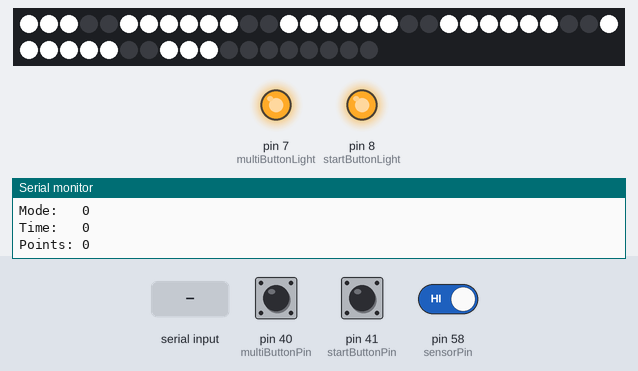
A sketch run on a simulated Arduino Mega 2560, built with avr-gcc and run on an emulated ATmega2560. Shown: 48 RGB LEDs in strip order, left to right, continuing on the next row, output pins drawn as LEDs (lit = HIGH), the last lines printed to the serial monitor. The inputs (shaded band) are chosen by the test bench; at power-on: pin 41 (startButtonPin) HIGH, pin 40 (multiButtonPin) HIGH, pin 58 (sensorPin) HIGH.

Above: at 1.2 s.
1.3 s: pin 41 (startButtonPin) pulled LOW for 0.15 s
At 1.38 s:
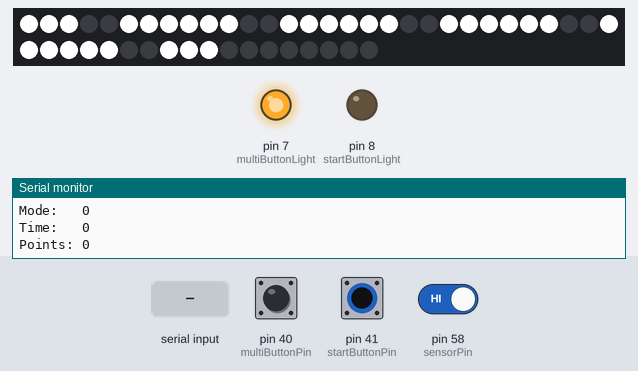
2.9 s: pin 40 (multiButtonPin) pulled LOW for 0.15 s
At 2.98 s:
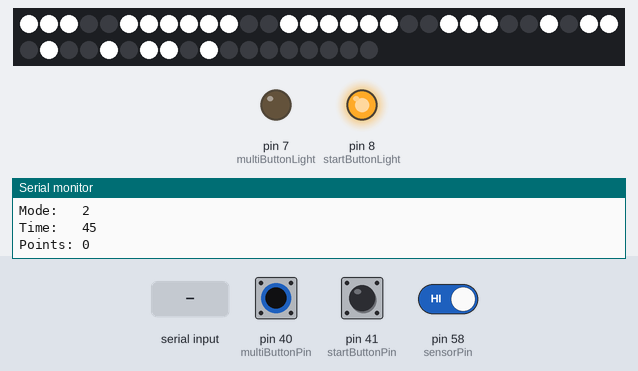
4.5 s: "P" received over Serial
At 5.0 s:
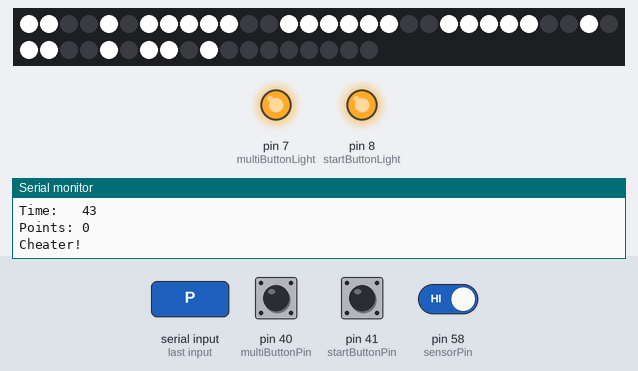
6.9 s: "S" received over Serial
At 8.7 s:
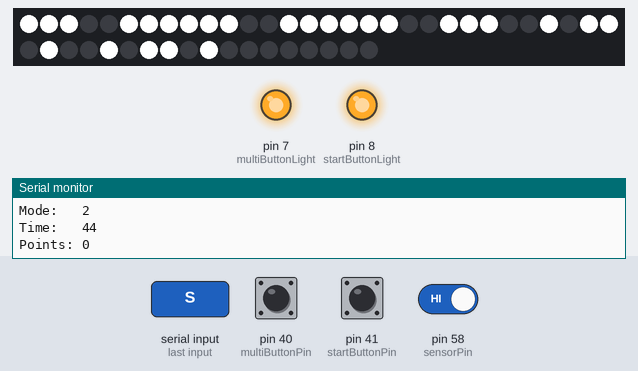
9.9 s: pin 40 (multiButtonPin) pulled LOW for 1 s
At 10.7 s:
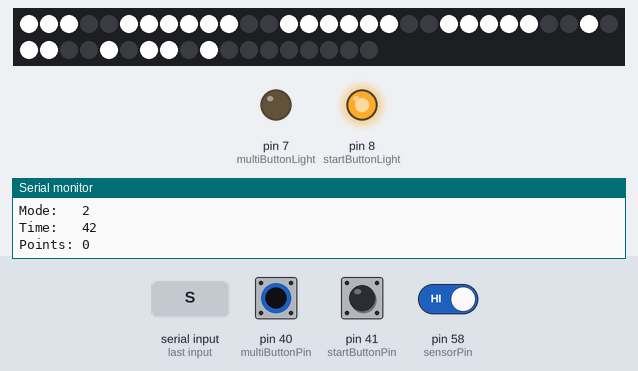
12.4 s: pin 41 (startButtonPin) pulled LOW for 1 s
At 14.3 s:
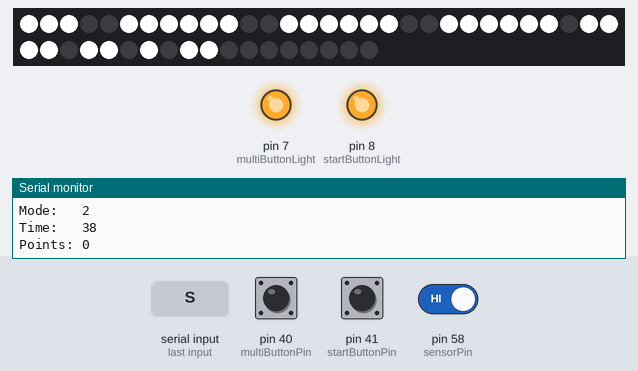
Timing chart, 0 to 15.8 s (numbered marks = the images above; inputs shaded):
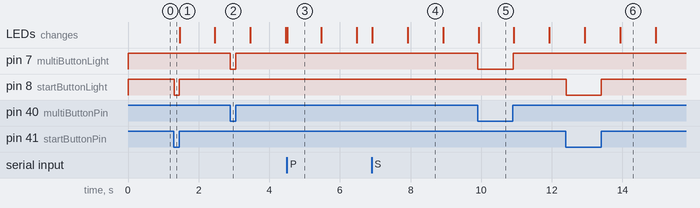

Measured:
- after the input at 1.3 s, pin 8 (startButtonLight): HIGH → LOW at once, → HIGH 0.15 s later
- after the input at 2.9 s, pin 7 (multiButtonLight): HIGH → LOW at once, → HIGH 0.16 s later
- after the input at 9.9 s, pin 7 (multiButtonLight): HIGH → LOW at once, → HIGH 0.99 s later
- after the input at 12.4 s, pin 8 (startButtonLight): HIGH → LOW at once, → HIGH 0.99 s later

The sketch:

PopShotOriginal.ino
```cpp
#include "Adafruit_TLC5947.h"

// How many boards do you have chained?
#define NUM_TLC5974 2

#define clock   45
#define data    46
#define latch   47

//// Test config for plain Arduino:
//#define clock   4
//#define data    5
//#define latch   6

Adafruit_TLC5947 tlc = Adafruit_TLC5947(NUM_TLC5974, clock, data, latch);

int number = 0;
int timeTens, timeOnes, pointsHundies, pointsTens, pointsOnes;
int time = 0;
int startTime = 45;
int points = 0;
int currTimeMillis, timeMillis, prevTimeMillis;
int prevDebugMillis;
int sensorOnMillis, shotStartMillis;
int scoreMillis, prevScoreMillis;
int startButton, prevStartButton, multiButton, prevMultiButton, sensor, prevSensor;
int timeBetweenShots = 300;

char serialInput;


int mode = 0; //0 = waiting, 1= start button pressed, 2 = playing, 3 = game over, 4 = you have pressed MULTI, 5 = someone else has pressed MULTI,
//6 = you and someone else have pressed multi, 7 = you have released multi but someone else is still holding it
//8 = you are the last one holding multi 9 = tester mode

int ON = 4095;
int OFF = 0;

int numbers[10][7] = {
  {ON, ON, ON, ON, ON, ON, OFF}, //zero
  {OFF, ON, ON, OFF, OFF, OFF, OFF}, //one
  {ON, ON, OFF, ON, ON, OFF, ON}, //two
  {ON, ON, ON, ON, OFF, OFF, ON}, //three
  {OFF, ON, ON, OFF, OFF, ON, ON}, //four
  {ON, OFF, ON, ON, OFF, ON, ON}, //five
  {ON, OFF, ON, ON, ON, ON, ON}, //six
  {ON, ON, ON, OFF, OFF, OFF, OFF}, //seven
  {ON, ON, ON, ON, ON, ON, ON}, //eight
  {ON, ON, ON, OFF, OFF, ON, ON} //niner
};


//int numbers[10][7] = {{1,1,1,1,1,1,0},//zero
//                      {0,1,1,0,0,0,0},//one
//                      {1,1,0,1,1,0,1},//two
//                      {1,1,1,1,0,0,1},//three
//                      {0,1,1,0,0,1,1},//four
//                      {1,0,1,1,0,1,1},//five
//                      {1,0,1,1,1,1,1},//six
//                      {1,1,1,0,0,0,0},//seven
//                      {1,1,1,1,1,1,1},//eight
//                      {1,1,1,0,0,1,1}};//niner


// Hoop 4
 int displaySet = 0; // Hoop 4 = 0, Hoop 3 = 1, Hoop 2 = 2, Hoop 1 = 3;
 int startButtonPin = 41;//NOTE THIS IS LOW=TRUE
 int startButtonLight = 8;
 int multiButtonPin = 40;//NOTE THIS IS LOW=TRUE
 int multiButtonLight = 7;
 int sensorPin = 58; //HOOOOOOOOOOP

// Hoop 3
//int displaySet = 1;
//int startButtonPin = 38;
//int startButtonLight = 6;
//int multiButtonPin = 37;
//int multiButtonLight = 9;
//int sensorPin = 59;

// Hoop 2
// int displaySet = 2;
// int startButtonPin = 9999;
// int startButtonLight = 9999;
// int multiButtonPin = 9999;
// int multiButtonLight = 9999;
// int sensorPin = 57;

//// Test config for plain Arduino:
//int startButtonPin = 8;
//int startButtonLight = 13;
//int multiButtonPin = -1;
//int multiButtonLight = -1;
//int sensorPin = 9;


// Seven Segment Display Pins
int segA = 6;
int segB = 7;
int segC = 2;
int segD = 1;
int segE = 0;
int segF = 5;
int segG = 4;
int segDot = -1; // Dot not used

int pinsPerDisplaySet = 8*6;
int offset = displaySet * pinsPerDisplaySet;

// Digit 5 // Timer digit 2 // Tens
int t1a = segA + (8 * 4) + offset; int t1b = segB + (8 * 4) + offset; int t1c = segC + (8 * 4) + offset; int t1d = segD + (8 * 4) + offset; int t1e =  segE + (8 * 4) + offset; int t1f = segF + (8 * 4) + offset; int t1g = segG + (8 * 4) + offset; //time tens

// Digit 4 // Timer digit 1 // Ones
int t2a = segA + (8 * 3) + offset; int t2b = segB + (8 * 3) + offset; int t2c = segC + (8 * 3) + offset; int t2d = segD + (8 * 3) + offset; int t2e = segE + (8 * 3) + offset; int t2f = segF + (8 * 3) + offset; int t2g = segG + (8 * 3) + offset; //time ones

// Digit 3 // Points digit 3 // Hundies
int p1a = segA + (8 * 2) + offset; int p1b = segB + (8 * 2) + offset; int p1c = segC + (8 * 2) + offset; int p1d = segD + (8 * 2) + offset; int p1e = segE + (8 * 2) + offset; int p1f = segF + (8 * 2) + offset; int p1g = segG + (8 * 2) + offset; //points hundies

// Digit 2 // Points digit 2 // Tens
int p2a = segA + (8 * 1) + offset; int p2b = segB + (8 * 1) + offset; int p2c = segC + (8 * 1) + offset; int p2d = segD + (8 * 1) + offset; int p2e = segE + (8 * 1) + offset; int p2f = segF + (8 * 1) + offset; int p2g = segG + (8 * 1) + offset; //points tens

// Digit 1 // Points digit 1 // Ones
int p3a = segA + (8 * 0) + offset; int p3b = segB + (8 * 0) + offset; int p3c = segC + (8 * 0) + offset; int p3d = segD + (8 * 0) + offset; int p3e = segE + (8 * 0) + offset; int p3f = segF + (8 * 0) + offset; int p3g = segG + (8 * 0) + offset; //points ones


void setup() {
  Serial.begin(9600);
  Serial.println("Setting Up");
  tlc.begin();

  pinMode(startButtonPin, INPUT_PULLUP); pinMode(multiButtonPin, INPUT_PULLUP); pinMode(sensorPin, INPUT);
  pinMode(startButtonLight, OUTPUT); pinMode(multiButtonLight, OUTPUT);

  digitalWrite(startButtonLight, HIGH);
  digitalWrite(multiButtonLight, HIGH);

  //pinMode(t1a, OUTPUT);pinMode(t1b, OUTPUT);pinMode(t1c, OUTPUT);pinMode(t1d, OUTPUT);pinMode(t1e, OUTPUT);pinMode(t1f, OUTPUT);pinMode(t1g, OUTPUT);
  //pinMode(t2a, OUTPUT);pinMode(t2b, OUTPUT);pinMode(t2c, OUTPUT);pinMode(t2d, OUTPUT);pinMode(t2e, OUTPUT);pinMode(t2f, OUTPUT);pinMode(t2g, OUTPUT);
  //pinMode(p1a, OUTPUT);pinMode(p1b, OUTPUT);pinMode(p1c, OUTPUT);pinMode(p1d, OUTPUT);pinMode(p1e, OUTPUT);pinMode(p1f, OUTPUT);pinMode(p1g, OUTPUT);
  //pinMode(p2a, OUTPUT);pinMode(p2b, OUTPUT);pinMode(p2c, OUTPUT);pinMode(p2d, OUTPUT);pinMode(p2e, OUTPUT);pinMode(p2f, OUTPUT);pinMode(p2g, OUTPUT);
  //pinMode(p3a, OUTPUT);pinMode(p3b, OUTPUT);pinMode(p3c, OUTPUT);pinMode(p3d, OUTPUT);pinMode(p3e, OUTPUT);pinMode(p3f, OUTPUT);pinMode(p3g, OUTPUT);

}

void loop() {
  currTimeMillis = millis();
  startButton = digitalRead(startButtonPin);
  multiButton = digitalRead(multiButtonPin);
  sensor = digitalRead(sensorPin);

  digitalWrite(startButtonLight, startButton);
  digitalWrite(multiButtonLight, multiButton);

  readSerial();

  ///////WAITING
  if (mode == 0) {
    if (startButton == 0) {
      prevTimeMillis = currTimeMillis;
      mode = 1;
    }
  }

  //////START BUTTON PRESSED
  if (mode == 1) {
    if (startButton == 1) {
      if ((currTimeMillis - prevTimeMillis) > 100) { ///have this on every change of state that involves a button in order to debounce
        mode = 2;
        points = 0;
        prevScoreMillis = currTimeMillis;
        prevTimeMillis = currTimeMillis;
        time = startTime;
      }
    }
  }

  ///////////////PLAYING
  if (mode == 2) {
    if (sensor == LOW && prevSensor == HIGH) {
      shotStartMillis = currTimeMillis;
      prevSensor = LOW;
    }
    if (sensor == HIGH && prevSensor == LOW) {
      sensorOnMillis = currTimeMillis - shotStartMillis;
      Serial.print("+ Sensor on time: "); Serial.println(sensorOnMillis);
      if (sensorOnMillis > 20 && sensorOnMillis < 300) { // Look like a ball passing or noise?
        if (currTimeMillis - prevScoreMillis > 400) { // How fast can consecutive shots be realistically?
          Serial.println("+ Score!");
          Serial.print("+ Time since last shot: "); Serial.println(currTimeMillis - prevScoreMillis);
          if (time > 10) {
            // Two pointer
            points += 2;
          } else {
            // Three pointers for last 10 seconds
            points += 3;
          }
          prevScoreMillis = currTimeMillis;
        } else {
          // Serial.print("- Ignoring shot, too soon since last one");
        }
      } else {
        // Serial.println("- Ignoring shot, didn't look like a ball (probably net or noise)");
      }
      prevSensor = HIGH;
    }

  //  ///////////////PLAYING
  //  if (mode == 2) {
  //    if (sensor != prevSensor) {
  //      if (sensor == 1) {
  //        scoreMillis = currTimeMillis;
  //        if ((scoreMillis - prevScoreMillis) > 500) {
  //          prevScoreMillis = scoreMillis;
  //          if (time > 10) {
  //            points += 2;
  //          } else {
  //            points += 3;
  //          }
  //        }
  //      }
  //    }


  if ((currTimeMillis - prevTimeMillis) > 1000) {
    prevTimeMillis = currTimeMillis;
    if (time > 1) {
      time -= 1;
    } else {
      time = 0;
      mode = 3;
    }
  }
}


///////////////GAME OVER
if (mode == 3) {
  if ((currTimeMillis - prevTimeMillis) > 1000) {
    prevTimeMillis = currTimeMillis;
    mode = 0;
  }
}


if (mode != 9) {
  timeOnes = time % 10;
  timeTens = (time - timeOnes) / 10;

  pointsOnes = points % 10;
  pointsTens = ((points - pointsOnes) / 10) % 10;
  pointsHundies = ((points - (pointsTens + pointsOnes)) / 100) % 10;
}
/*
  //the following was very useful for debugging, just comment out the above lines that define points and
  //the points tlcs can be used to show mode, multiBUtton etc..
  pointsOnes = mode%10;
  pointsTens = multiButton;
  pointsHundies = someoneElsePressedMulti;
*/

writeDisplay();

//  digitalWrite(t1a, numbers[timeTens][0]);  digitalWrite(t1b, numbers[timeTens][1]);  digitalWrite(t1c, numbers[timeTens][2]);  digitalWrite(t1d, numbers[timeTens][3]);  digitalWrite(t1e, numbers[timeTens][4]);  digitalWrite(t1f, numbers[timeTens][5]);  digitalWrite(t1g, numbers[timeTens][6]);
//  digitalWrite(t2a, numbers[timeOnes][0]);  digitalWrite(t2b, numbers[timeOnes][1]);  digitalWrite(t2c, numbers[timeOnes][2]);  digitalWrite(t2d, numbers[timeOnes][3]);  digitalWrite(t2e, numbers[timeOnes][4]);  digitalWrite(t2f, numbers[timeOnes][5]);  digitalWrite(t2g, numbers[timeOnes][6]);
//  digitalWrite(p1a, numbers[pointsHundies][0]);  digitalWrite(p1b, numbers[pointsHundies][1]);  digitalWrite(p1c, numbers[pointsHundies][2]);  digitalWrite(p1d, numbers[pointsHundies][3]);  digitalWrite(p1e, numbers[pointsHundies][4]);  digitalWrite(p1f, numbers[pointsHundies][5]);  digitalWrite(p1g, numbers[pointsHundies][6]);
//  digitalWrite(p2a, numbers[pointsTens][0]);  digitalWrite(p2b, numbers[pointsTens][1]);  digitalWrite(p2c, numbers[pointsTens][2]);  digitalWrite(p2d, numbers[pointsTens][3]);  digitalWrite(p2e, numbers[pointsTens][4]);  digitalWrite(p2f, numbers[pointsTens][5]);  digitalWrite(p2g, numbers[pointsTens][6]);
//  digitalWrite(p3a, numbers[pointsOnes][0]);  digitalWrite(p3b, numbers[pointsOnes][1]);  digitalWrite(p3c, numbers[pointsOnes][2]);  digitalWrite(p3d, numbers[pointsOnes][3]);  digitalWrite(p3e, numbers[pointsOnes][4]);  digitalWrite(p3f, numbers[pointsOnes][5]);  digitalWrite(p3g, numbers[pointsOnes][6]);
//

/*
  if((currTimeMillis - prevTimeMillis) > 500){
  number = (number + 1) % 1000;

  }
*/
prevSensor = sensor;
prevStartButton = startButton;
prevMultiButton = multiButton;

// Print the state of things
if ((currTimeMillis - prevDebugMillis) > 1000) {
  Serial.print("Mode:   "); Serial.println(mode);
  Serial.print("Time:   "); Serial.println(time);
  Serial.print("Points: "); Serial.println(points);
  Serial.println();
  prevDebugMillis = millis();
}

}

void writeDisplay() {
  tlc.setPWM(t1a, numbers[timeTens][0]);  tlc.setPWM(t1b, numbers[timeTens][1]);  tlc.setPWM(t1c, numbers[timeTens][2]);  tlc.setPWM(t1d, numbers[timeTens][3]);  tlc.setPWM(t1e, numbers[timeTens][4]);  tlc.setPWM(t1f, numbers[timeTens][5]);  tlc.setPWM(t1g, numbers[timeTens][6]);
  tlc.setPWM(t2a, numbers[timeOnes][0]);  tlc.setPWM(t2b, numbers[timeOnes][1]);  tlc.setPWM(t2c, numbers[timeOnes][2]);  tlc.setPWM(t2d, numbers[timeOnes][3]);  tlc.setPWM(t2e, numbers[timeOnes][4]);  tlc.setPWM(t2f, numbers[timeOnes][5]);  tlc.setPWM(t2g, numbers[timeOnes][6]);
  tlc.setPWM(p1a, numbers[pointsHundies][0]);  tlc.setPWM(p1b, numbers[pointsHundies][1]);  tlc.setPWM(p1c, numbers[pointsHundies][2]);  tlc.setPWM(p1d, numbers[pointsHundies][3]);  tlc.setPWM(p1e, numbers[pointsHundies][4]);  tlc.setPWM(p1f, numbers[pointsHundies][5]);  tlc.setPWM(p1g, numbers[pointsHundies][6]);
  tlc.setPWM(p2a, numbers[pointsTens][0]);  tlc.setPWM(p2b, numbers[pointsTens][1]);  tlc.setPWM(p2c, numbers[pointsTens][2]);  tlc.setPWM(p2d, numbers[pointsTens][3]);  tlc.setPWM(p2e, numbers[pointsTens][4]);  tlc.setPWM(p2f, numbers[pointsTens][5]);  tlc.setPWM(p2g, numbers[pointsTens][6]);
  tlc.setPWM(p3a, numbers[pointsOnes][0]);  tlc.setPWM(p3b, numbers[pointsOnes][1]);  tlc.setPWM(p3c, numbers[pointsOnes][2]);  tlc.setPWM(p3d, numbers[pointsOnes][3]);  tlc.setPWM(p3e, numbers[pointsOnes][4]);  tlc.setPWM(p3f, numbers[pointsOnes][5]);  tlc.setPWM(p3g, numbers[pointsOnes][6]);
  tlc.write();
}

void readSerial() {
  if (Serial.available() > 0) {
      serialInput = Serial.read();
      switch ( serialInput ) {
        case 'S':
          Serial.println("Starting game\n");
          mode = 1;
          startButton = 1;
          break;
        case 'P':
          Serial.println("Cheater!\n");
          points += 2;
          break;
        default:
          Serial.print("What? Received: ");
          Serial.println(serialInput);
          break;
      }
  }
}
```
